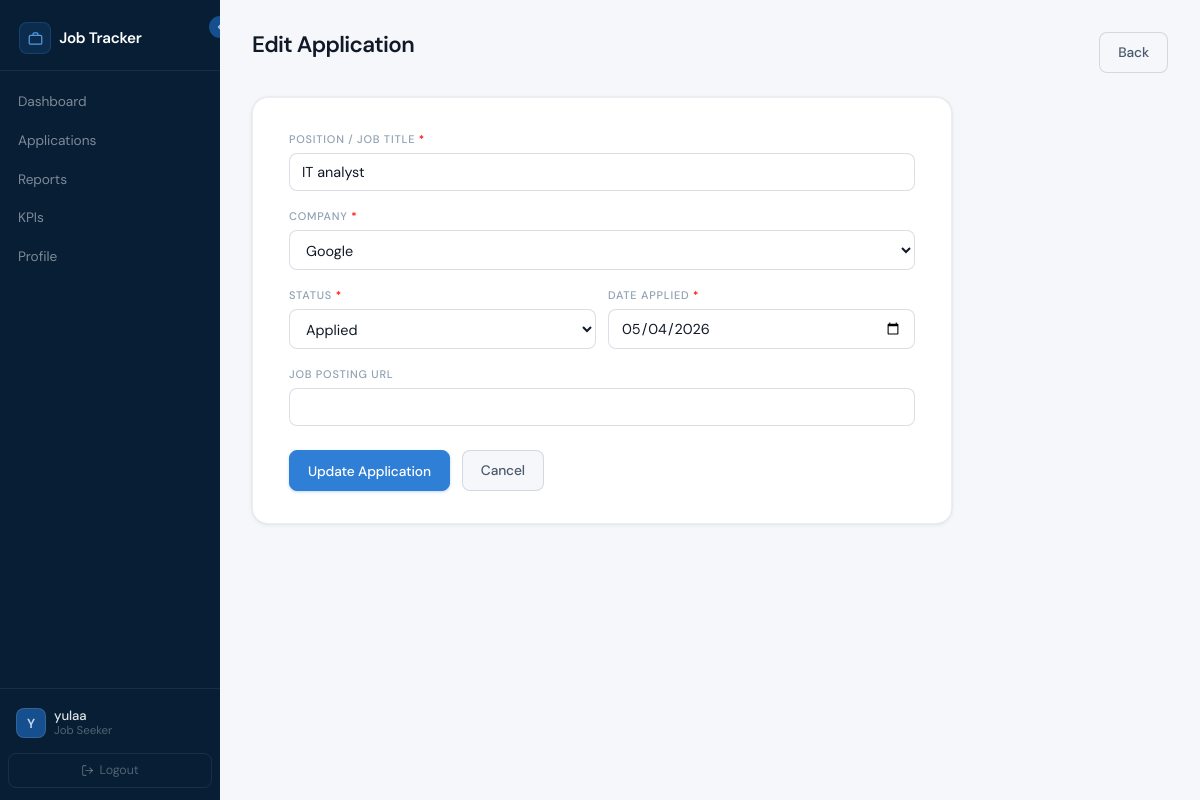
Screenshot of /pages/edit_application.php?id=1 (signed in) with the database file from the repository.
### tables this page shows
CREATE TABLE `applications` (
  `application_id` int(11) NOT NULL,
  `user_id` int(11) NOT NULL,
  `company_id` int(11) NOT NULL,
  `status_id` int(11) NOT NULL,
  `position` varchar(150) NOT NULL,
  `applied_date` date NOT NULL,
  `job_url` varchar(255) NOT NULL,
  `updated_at` timestamp NOT NULL DEFAULT current_timestamp() ON UPDATE current_timestamp()
);

CREATE TABLE `companies` (
  `company_id` int(11) NOT NULL,
  `name` varchar(100) NOT NULL,
  `industry` varchar(100) NOT NULL,
  `website` varchar(255) NOT NULL,
  `location` varchar(100) DEFAULT NULL
);

CREATE TABLE `statuses` (
  `status_id` int(11) NOT NULL,
  `label` varchar(50) NOT NULL,
  `sort_order` int(11) DEFAULT NULL
);

### pages/edit_application.php (the view, shortened to what this page needs)
<?php
$conn = get_conn();
$user_id = $_SESSION['user_id'];
$id = intval($_GET['id'] ?? 0);
$stmt = mysqli_prepare($conn, "
    SELECT a.*, c.name AS company_name, c.industry, c.website, c.location
    FROM applications a
    JOIN companies c ON a.company_id = c.company_id
    WHERE a.application_id = ? AND a.user_id = ?
");
mysqli_stmt_bind_param($stmt, "ii", $id, $user_id);
mysqli_stmt_execute($stmt);
$result = mysqli_stmt_get_result($stmt);
$app    = mysqli_fetch_assoc($result);
$companies = mysqli_query($conn, "SELECT * FROM companies ORDER BY name");
$statuses  = mysqli_query($conn, "SELECT * FROM statuses ORDER BY sort_order");
?>
<!DOCTYPE html>
<html lang="en">
<head>
    <link rel="stylesheet" href="../css/style.css">
</head>
<body>
<?php include "../includes/header.php"; ?>
<div class="container">
    <div class="page-header">
        <h1>Edit Application</h1>
        <a href="applications.php" class="btn btn-secondary">Back</a>
    </div>
    <div class="form-card">
        <form method="POST" action="">
            <div class="form-group">
                <label for="position">Position / Job Title <span style="color:red"> *</span></label>
                <input type="text" id="position" name="position" required
                       value="<?= htmlspecialchars($_POST['position'] ?? $app['position']) ?>">
            </div>
            <div class="form-group">
                <label for="company_id">Company <span style="color:red"> *</span></label>
                <select id="company_id" name="company_id" required>
                    <?php while ($c = mysqli_fetch_assoc($companies)): ?>
                    <option value="<?= $c['company_id'] ?>"
                        <?= ($c['company_id'] == ($POST['company_id'] ?? $app['company_id'])) ? 'selected' : '' ?>>
                        <?= htmlspecialchars($c['name']) ?>
                    </option>
                    <?php endwhile; ?>
                </select>
            </div>
            <div class="form-row">
                <div class="form-group">
                    <label for="status_id">Status <span style="color:red"> *</span></label>
                    <select id="status_id" name="status_id" required>
                        <?php while ($s = mysqli_fetch_assoc($statuses)): ?>
                        <option value="<?= $s['status_id'] ?>"
                            <?= ($s['status_id'] == ($_POST['status_id'] ?? $app['status_id'])) ? 'selected' : '' ?>>
                            <?= htmlspecialchars($s['label']) ?>
                        </option>
                        <?php endwhile; ?>
                    </select>
                </div>
                <div class="form-group">
                    <label for="applied_date">Date Applied <span style="color:red"> *</span></label>
                    <input type="date" id="applied_date" name="applied_date" required
                           value="<?= htmlspecialchars($_POST['applied_date'] ?? $app['applied_date']) ?>">
                </div>
            </div>
            <div class="form-group">
                <label for="job_url">Job Posting URL</label>
                <input type="text" id="job_url" name="job_url"
                       value="<?= htmlspecialchars($_POST['job_url'] ?? $app['job_url']) ?>">
            </div>
            <div class="form-actions">
                <button type="submit" class="btn btn-primary">Update Application</button>
                <a href="applications.php" class="btn btn-secondary">Cancel</a>
            </div>
        </form>
    </div>
</div>
<?php include "../includes/footer.php"; ?>

### css/style.css (style rules this page uses)
*, *::before, *::after { box-sizing: border-box; margin: 0; padding: 0; }
:root { --navy: #0B2E52; --navy-mid: #164F8E; --navy-deep: #071E35; --blue: #2F7FD6; --blue-soft: #5499E0; --blue-light: #C2D9F5; --blue-muted: #EBF3FD; --teal: #0F9270; --teal-soft: #3DB58F; --teal-light: #E4F5EF; --amber: #B36B10; --amber-soft: #D08C2E; --amber-light: #FDF3E1; --red: #D43F3F; --red-soft: #E06060; --red-light: #FDEDED; --purple: #4C3DB5; --purple-soft: #7063D4; --purple-light: #EEECFC; --bg-base: #ffffff; --bg-surface: #F5F7FA; --bg-hover: #EDF0F5; --bg-active: #E4EAF3; --text-primary: #111827; --text-secondary: #4B5A6E; --text-muted: #8FA1B3; --text-faint: #B8C6D4; --border: rgba(15, 40, 80, 0.08); --border-medium: rgba(15, 40, 80, 0.15); --border-strong: rgba(15, 40, 80, 0.24); --font-sans: 'DM Sans', 'Helvetica Neue', system-ui, sans-serif; --font-mono: 'DM Mono', 'Fira Mono', monospace; --sp-1: 4px; --sp-2: 8px; --sp-3: 12px; --sp-4: 16px; --sp-5: 20px; --sp-6: 24px; --sp-8: 32px; --sp-10: 40px; --sp-12: 48px; --space-1: 4px; --space-2: 8px; --space-3: 12px; --space-4: 16px; --space-5: 20px; --space-6: 24px; --space-8: 32px; --space-10: 40px; --r-sm: 5px; --r-md: 8px; --r-lg: 12px; --r-xl: 16px; --r-2xl: 20px; --r-pill: 999px; --radius-sm: 5px; --radius-md: 8px; --radius-lg: 12px; --radius-xl: 16px; --radius-pill: 999px; --shadow-xs: 0 1px 2px rgba(11, 46, 82, 0.06); --shadow-sm: 0 1px 4px rgba(11, 46, 82, 0.08), 0 0 0 0.5px rgba(11, 46, 82, 0.05); --shadow-md: 0 3px 10px rgba(11, 46, 82, 0.10), 0 0 0 0.5px rgba(11, 46, 82, 0.07); --shadow-lg: 0 8px 28px rgba(11, 46, 82, 0.13), 0 0 0 0.5px rgba(11, 46, 82, 0.08); --ease: cubic-bezier(0.16, 1, 0.3, 1); --ease-quick: cubic-bezier(0.4, 0, 0.2, 1); --sidebar-w: 220px; }
html { -webkit-font-smoothing: antialiased; -moz-osx-font-smoothing: grayscale; scroll-behavior: smooth; }
body { font-family: var(--font-sans); font-size: 14px; line-height: 1.65; background: var(--bg-surface); color: var(--text-primary); letter-spacing: -0.005em; min-height: 100vh; }
a { color: var(--blue); text-decoration: none; transition: color 0.15s; }
.container { max-width: 1100px; width: 100%; margin: 0 auto; padding: var(--sp-8) var(--sp-8); }
.page-header { display: flex; align-items: flex-start; justify-content: space-between; margin-bottom: 1.5rem; gap: var(--sp-4); }
.page-header h1 { font-size: 1.4rem; font-weight: 600; color: var(--text-primary); letter-spacing: -0.03em; line-height: 1.2; }
.btn { display: inline-flex; align-items: center; justify-content: center; gap: 6px; padding: 8px 18px; border: 0.5px solid transparent; border-radius: var(--r-md); font-family: var(--font-sans); font-size: 0.86rem; font-weight: 500; letter-spacing: -0.01em; cursor: pointer; text-decoration: none; white-space: nowrap; transition: background 0.15s var(--ease-quick), color 0.15s var(--ease-quick), box-shadow 0.15s var(--ease-quick), border-color 0.15s var(--ease-quick), transform 0.1s; -webkit-user-select: none; user-select: none; }
.btn-primary { background: var(--blue); color: #fff; border-color: var(--blue); box-shadow: 0 1px 3px rgba(47, 127, 214, 0.30); }
.btn-secondary { background: var(--bg-surface); color: var(--text-secondary); border-color: var(--border-medium); }
.form-group { margin-bottom: var(--sp-4); }
.form-group label { display: block; font-size: 11px; font-weight: 500; color: var(--text-muted); text-transform: uppercase; letter-spacing: 0.07em; margin-bottom: 5px; }
.form-group input, .form-group select, .form-group textarea { width: 100%; padding: 9px 12px; border: 0.5px solid var(--border-medium); border-radius: var(--r-md); font-family: var(--font-sans); font-size: 0.9rem; color: var(--text-primary); background: var(--bg-base); transition: border-color 0.15s var(--ease-quick), box-shadow 0.15s var(--ease-quick); }
.form-group input::placeholder { color: var(--text-faint); }
.form-row { display: grid; grid-template-columns: 1fr 1fr; gap: var(--sp-3); }
.form-actions { display: flex; gap: var(--sp-3); margin-top: 1.5rem; }
.form-card { background: var(--bg-base); border-radius: var(--r-xl); padding: 2rem 2.25rem; border: 0.5px solid var(--border); max-width: 700px; box-shadow: var(--shadow-sm); }

### rows the page displays
applications: position "IT analyst", company_id "Google", status_id "Applied", applied_date "05/04/2026"

### other values shown
substr($_SESSION['username'] ?? 'U', 0, 1) "Y"
$_SESSION['username'] "yulaa"
